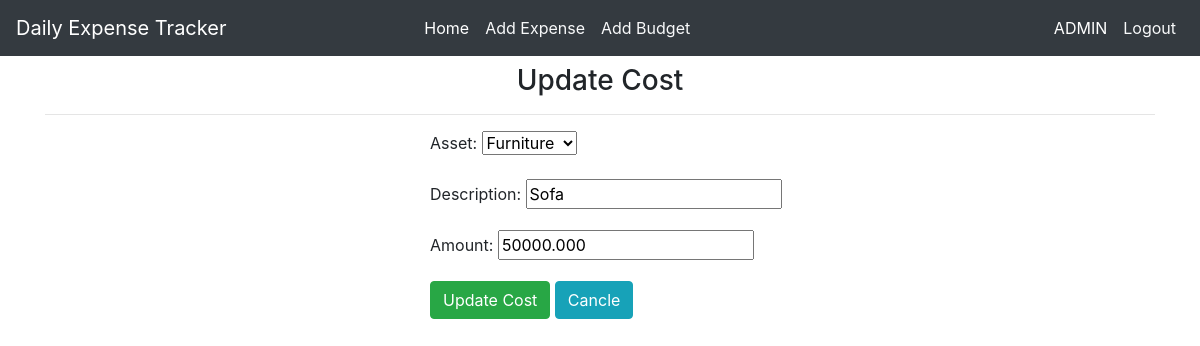
The app's page /updatecost/13/ (signed in) with its own data.
### Budget/models.py (models this page shows, shortened)
class Cost(models.Model):
    user = models.ForeignKey(User,on_delete=models.CASCADE,default=1)
    asset = models.ForeignKey(Asset,on_delete=models.CASCADE)
    description = models.CharField(max_length=100)
    amount = models.DecimalField(max_digits=1000,decimal_places=3)
    date = models.DateTimeField(auto_now_add=True)

### Budget/views.py (the view)
# urls.py: path('updatecost/<int:pk>/',UpdateCost.as_view(),name='updatecost'),
class UpdateCost(LoginRequiredMixin,UpdateView):
    model = Cost
    fields = ['asset','description','amount']
    template_name = 'updatecost.html'
    success_url = '/'
    login_url = '/login/'
    def get_queryset(self):
        return Cost.objects.filter(user = self.request.user)

### Budget/models.py (called while the page is built)
    def __str__(self):
        return self.purpose

### templates/updatecost.html (shortened to what this page needs)
{% extends 'base.html' %}
{% block content %}
<div class="container">
    <h3 class="text-center">Update Cost</h3> <hr>
    <div class="row mx-auto">
        <div class="col-md-6 offset-4">
            <form action="" method="post">
                {{form.as_p}}
                <input class="btn btn-success"  type="submit" value="Update Cost">
                <a class="btn btn-info" href="{% url 'home' %}">Cancle</a>
            </form>
        </div>
    </div>
</div>
{% endblock %}

### templates/navbar.html (shortened to what this page needs)
<nav class="navbar navbar-expand-sm navbar-dark bg-dark mb-2">
    <a class="navbar-brand" href="{% url 'home' %}">Daily Expense Tracker</a>
    <div class="collapse navbar-collapse" id="collapsibleNavId">
      <ul class="navbar-nav mx-auto mt-2 mt-lg-0">
        <li class="nav-item active">
          <a class="nav-link" href="{% url 'home' %}">Home <span class="sr-only">(current)</span></a>
        </li>
        {% if request.user.is_authenticated %}
        <li class="nav-item">
          <a class="nav-link text-light" href="{% url 'addcost' %}">Add Expense</a>
        </li>
        <li class="nav-item">
          <a class="nav-link text-light" href="{% url 'addasset' %}">Add Budget</a>
        </li>
        {% endif %}
      </ul>
      <ul class="navbar-nav ml-auto mt-2 mt-lg-0">
        {% if request.user.is_authenticated %}
        <li class="nav-item active">
          <a class="nav-link" href="{% url 'home' %}">{{ user.username | upper}} <span class="sr-only">(current)</span></a>
        </li>
        <li class="nav-item">
          <a class="nav-link text-light" href="{% url 'logout' %}">Logout</a>
        </li>
        {% endif %}
      </ul>
    </div>
  </nav>

### records on screen
Cost: asset "Furniture", description "Sofa", amount "50000.000"

### other values on screen
{{ user.username | upper }} "ADMIN"
